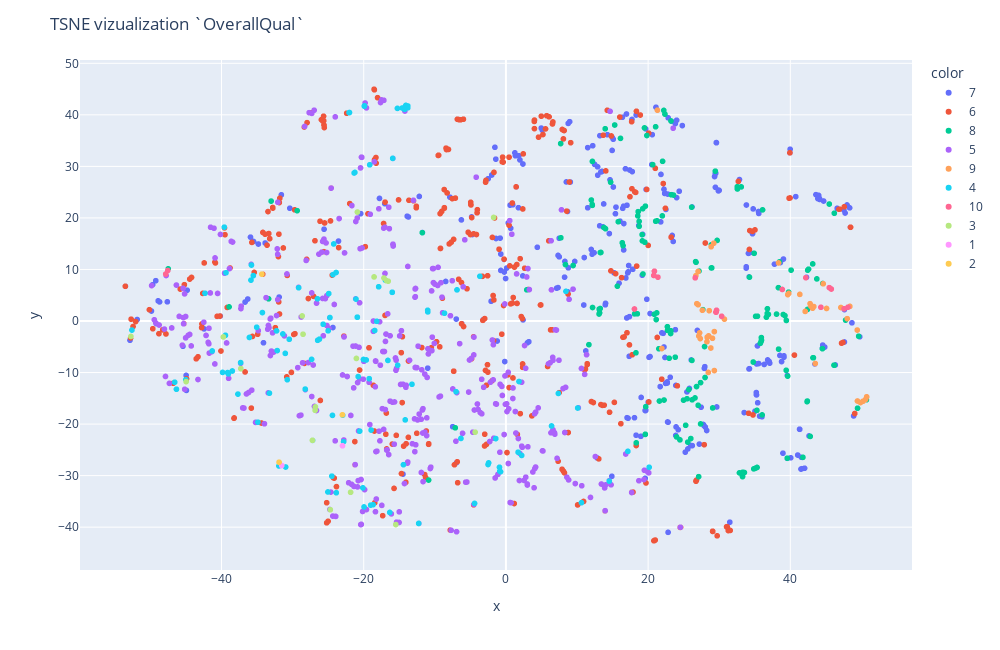

Notebook code cell kept with this figure:
### Code cell
# Попробовав различные ничего линейно или криволинейно разделимого не нашел(
tsne_vis(tsne_res)

### Figure 1 — Plotly figure (JSON) as saved in the notebook; plotly's stock layout.template omitted (floating-point values rounded to 4 significant figures; data arrays with more than 128 entries replaced by an {"elided": "..."} marker saying what was removed)
{"data": [{"hovertemplate": "color=7<br>x=%{x}<br>y=%{y}<br>text=%{text}<extra></extra>", "legendgroup": "7", "marker": {"color": "#636efa", "symbol": "circle"}, "mode": "markers+text", "name": "7", "showlegend": true, "text": {"elided": "319 int values"}, "type": "scattergl", "x": {"elided": "319 float values"}, "xaxis": "x", "y": {"elided": "319 float values"}, "yaxis": "y"}, {"hovertemplate": "color=6<br>x=%{x}<br>y=%{y}<br>text=%{text}<extra></extra>", "legendgroup": "6", "marker": {"color": "#EF553B", "symbol": "circle"}, "mode": "markers+text", "name": "6", "showlegend": true, "text": {"elided": "374 int values"}, "type": "scattergl", "x": {"elided": "374 float values"}, "xaxis": "x", "y": {"elided": "374 float values"}, "yaxis": "y"}, {"hovertemplate": "color=8<br>x=%{x}<br>y=%{y}<br>text=%{text}<extra></extra>", "legendgroup": "8", "marker": {"color": "#00cc96", "symbol": "circle"}, "mode": "markers+text", "name": "8", "showlegend": true, "text": {"elided": "168 int values"}, "type": "scattergl", "x": {"elided": "168 float values"}, "xaxis": "x", "y": {"elided": "168 float values"}, "yaxis": "y"}, {"hovertemplate": "color=5<br>x=%{x}<br>y=%{y}<br>text=%{text}<extra></extra>", "legendgroup": "5", "marker": {"color": "#ab63fa", "symbol": "circle"}, "mode": "markers+text", "name": "5", "showlegend": true, "text": {"elided": "397 int values"}, "type": "scattergl", "x": {"elided": "397 float values"}, "xaxis": "x", "y": {"elided": "397 float values"}, "yaxis": "y"}, {"hovertemplate": "color=9<br>x=%{x}<br>y=%{y}<br>text=%{text}<extra></extra>", "legendgroup": "9", "marker": {"color": "#FFA15A", "symbol": "circle"}, "mode": "markers+text", "name": "9", "showlegend": true, "text": [9, 9, 9, 9, 9, 9, 9, 9, 9, 9, 9, 9, 9, 9, 9, 9, 9, 9, 9, 9, 9, 9, 9, 9, 9, 9, 9, 9, 9, 9, 9, 9, 9, 9, 9, 9, 9, 9, 9, 9, 9, 9, 9], "type": "scattergl", "x": [41.34, 49.87, 50.25, 28.83, 27.03, 43.14, 45.09, 28.28, 38.34, 27.24, 50.58, 47.11, 50.74, 42.09, 28.86, 27.13, 28.31, 42.78, 28.6, 29.23, 26.85, 48.37, 48.01, 21.93, 30.73, 43.51, 39.78, 39.64, 27.03, 49.42, 43.3, 29.32, 28.46, 42.9, 28.51, 44.63, 26.72, 49.45, 29.31, 27.33, 21.31, 27.63, 29.05], "xaxis": "x", "y": [5.163, -15.82, -15.56, -5.238, 9.607, 2.486, 2.431, -4.02, 11.26, -2.313, -15.23, 2.621, -14.71, 1.864, 14.41, -2.924, -3.149, 3.356, 2.003, 15.09, 3.358, 2.835, 0.4573, -5.341, 0.3559, -8.246, 5.361, 5.114, 3.158, -1.762, 2.804, -9.617, -9.978, 2.866, -2.887, 7.219, 8.786, -15.52, -2.054, -3.415, 40.9, 2.088, -3.362], "yaxis": "y"}, {"hovertemplate": "color=4<br>x=%{x}<br>y=%{y}<br>text=%{text}<extra></extra>", "legendgroup": "4", "marker": {"color": "#19d3f3", "symbol": "circle"}, "mode": "markers+text", "name": "4", "showlegend": true, "text": [4, 4, 4, 4, 4, 4, 4, 4, 4, 4, 4, 4, 4, 4, 4, 4, 4, 4, 4, 4, 4, 4, 4, 4, 4, 4, 4, 4, 4, 4, 4, 4, 4, 4, 4, 4, 4, 4, 4, 4, 4, 4, 4, 4, 4, 4, 4, 4, 4, 4, 4, 4, 4, 4, 4, 4, 4, 4, 4, 4, 4, 4, 4, 4, 4, 4, 4, 4, 4, 4, 4, 4, 4, 4, 4, 4, 4, 4, 4, 4, 4, 4, 4, 4, 4, 4, 4, 4, 4, 4, 4, 4, 4, 4, 4, 4, 4, 4, 4, 4, 4, 4, 4, 4, 4, 4, 4, 4, 4, 4, 4, 4, 4, 4, 4, 4], "type": "scattergl", "x": [-15.99, -35.06, -36.08, -11.01, -21.35, -34.88, 1.712, -15.26, -18.69, -8.64, 14.54, -17.9, 1.838, -6.325, -46.59, -39.15, -0.7598, -25.71, 20.15, -14.42, -34.25, 7.377, -16.34, -1.43, -19.02, -37.69, -23.89, -24.39, 6.417, -16.6, -13.8, -10.98, 8.447, -30.75, -14.24, -22.96, -21.24, -22.84, -20.78, -19.96, -25.01, -39.85, -23.86, -14.08, -13.79, -21.09, -3.663, -29.15, -37.31, -31.93, -26.48, -2.516, -18.46, -26.51, -4.41, -31.37, -24.32, -41.31, -14.16, -32.17, -30.48, -31.04, 10.09, -12.27, 2.212, -35.79, -52.6, -0.9043, -22.0, -20.12, -19.23, -19.16, -24.49, -35.52, -20.9, -27.33, -19.89, 17.15, -27.19, -22.06, -14.58, -20.91, -19.91, -32.26, -33.26, -6.879, -39.61, -24.92, -15.93, -13.22, -7.018, -19.65, -2.434, -15.23, 10.63, -39.04, -15.99, -24.22, -26.23, -18.96, -20.57, -30.98, -38.48, -18.17, -35.86, -20.03, -28.23, -25.04, -39.45, -46.34, -45.03, -16.94, -42.33, -39.37, -0.86, -24.75], "xaxis": "x", "y": [5.56, -1.215, -3.196, 2.077, 28.72, -19.64, -25.46, 41.25, -35.64, 1.517, -31.08, 6.638, -11.74, -22.79, -11.88, -10.01, -29.24, -0.6249, -28.38, -27.88, 1.637, -14.06, -37.14, -22.82, -35.72, -14.18, 9.41, -18.31, -20.37, -7.65, 41.36, 1.762, 5.751, -11.39, 41.06, -18.27, 28.83, -23.43, -10.79, -36.08, -1.902, -9.972, -33.33, 41.83, 41.71, 4.254, 8.674, 6.458, -8.072, -28.13, -3.75, -27.84, -1.844, 4.305, -35.39, -2.516, 9.0, -5.814, -19.18, -5.742, -3.545, -6.285, -16.88, -39.28, -26.09, 10.85, -1.759, -28.38, 40.45, -32.38, -11.19, 30.3, -30.1, 8.811, 0.7383, -7.446, 41.75, -25.29, -23.16, 40.43, 41.33, 0.7388, 41.68, -1.914, -14.0, 6.039, 18.21, 5.316, 31.55, -12.28, -13.72, -7.56, -27.54, -8.589, -35.25, -10.25, 5.577, 14.95, -3.524, -21.16, -21.37, -28.33, -9.699, -0.05852, 7.928, -7.463, -13.21, -33.17, -2.778, -13.23, -11.4, 7.902, 5.393, 9.361, -29.13, 0.6724], "yaxis": "y"}, {"hovertemplate": "color=10<br>x=%{x}<br>y=%{y}<br>text=%{text}<extra></extra>", "legendgroup": "10", "marker": {"color": "#FF6692", "symbol": "circle"}, "mode": "markers+text", "name": "10", "showlegend": true, "text": [10, 10, 10, 10, 10, 10, 10, 10, 10, 10, 10, 10, 10, 10, 10, 10, 10, 10], "type": "scattergl", "x": [38.87, -47.85, 29.54, 42.18, 29.56, 47.56, 45.49, -47.56, 21.38, 20.79, 48.11, 30.34, 18.08, 20.89, 44.3, 45.77, 29.62, 26.63], "xaxis": "x", "y": [6.118, 9.106, 1.713, 8.402, 1.703, 2.368, 6.469, 9.799, 8.499, 8.835, 2.679, 0.9159, 2.33, 9.665, 2.66, 6.2, 2.076, 8.371], "yaxis": "y"}, {"hovertemplate": "color=3<br>x=%{x}<br>y=%{y}<br>text=%{text}<extra></extra>", "legendgroup": "3", "marker": {"color": "#B6E880", "symbol": "circle"}, "mode": "markers+text", "name": "3", "showlegend": true, "text": [3, 3, 3, 3, 3, 3, 3, 3, 3, 3, 3, 3, 3, 3, 3, 3, 3, 3, 3, 3], "type": "scattergl", "x": [-44.98, -28.65, -4.332, -24.7, -16.78, -28.54, -26.84, -21.85, -16.55, -37.29, -52.75, -18.55, -27.22, -21.03, -17.15, -1.734, -15.49, -20.89, -26.8, -39.75], "xaxis": "x", "y": [-11.76, 0.9788, -21.57, -36.62, 7.807, -2.566, -17.32, -33.24, 7.722, -9.24, -3.0, 8.549, -23.16, -7.262, 8.34, 20.09, -39.5, 21.14, -16.66, -3.099], "yaxis": "y"}, {"hovertemplate": "color=1<br>x=%{x}<br>y=%{y}<br>text=%{text}<extra></extra>", "legendgroup": "1", "marker": {"color": "#FF97FF", "symbol": "circle"}, "mode": "markers+text", "name": "1", "showlegend": true, "text": [1, 1], "type": "scattergl", "x": [-22.98, -31.54], "xaxis": "x", "y": [-24.21, -28.04], "yaxis": "y"}, {"hovertemplate": "color=2<br>x=%{x}<br>y=%{y}<br>text=%{text}<extra></extra>", "legendgroup": "2", "marker": {"color": "#FECB52", "symbol": "circle"}, "mode": "markers+text", "name": "2", "showlegend": true, "text": [2, 2, 2], "type": "scattergl", "x": [-31.91, -23.0, -34.33], "xaxis": "x", "y": [-27.4, -18.2, 9.087], "yaxis": "y"}], "layout": {"height": 650, "legend": {"title": {"text": "color"}, "tracegroupgap": 0}, "margin": {"t": 60}, "title": {"text": "TSNE vizualization `OverallQual`"}, "width": 1000, "xaxis": {"anchor": "y", "domain": [0, 1], "title": {"text": "x"}}, "yaxis": {"anchor": "x", "domain": [0, 1], "title": {"text": "y"}}}}
